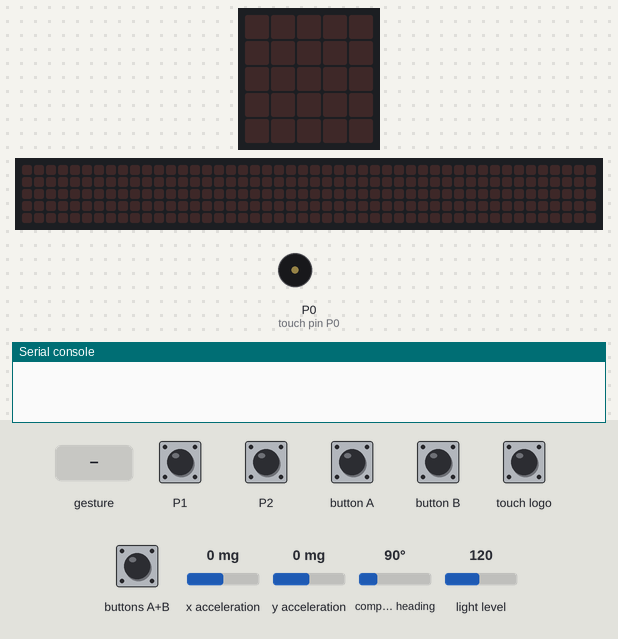
The program below on a simulated BBC micro:bit (MakeCode). On the bench: the board's 5×5 LED display, a strip that is not on the board, showing the scrolling text unrolled, buzzer (waves = sounding), the last lines printed to the serial console. The inputs (shaded band) are chosen by the test bench; at power-on: x acceleration 0 mg, y acceleration 0 mg, compass heading 90°, light level 120. The 48×5 strip is a reading aid, not a part: it shows the text the display is scrolling, unrolled, one strip-width of it at a time; the compass is already calibrated.

Above: at 1.2 s.
1.3 s: button A pressed for 0.15 s
At 1.52 s:
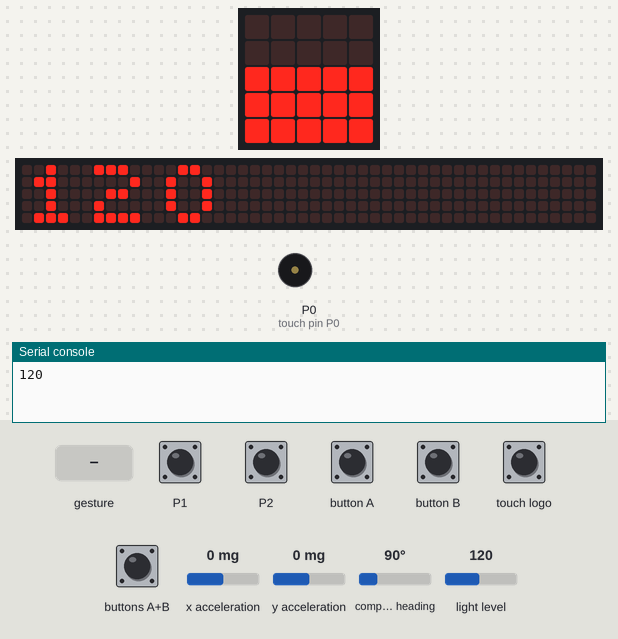
4.3 s: button B pressed for 0.15 s
At 5.5 s:
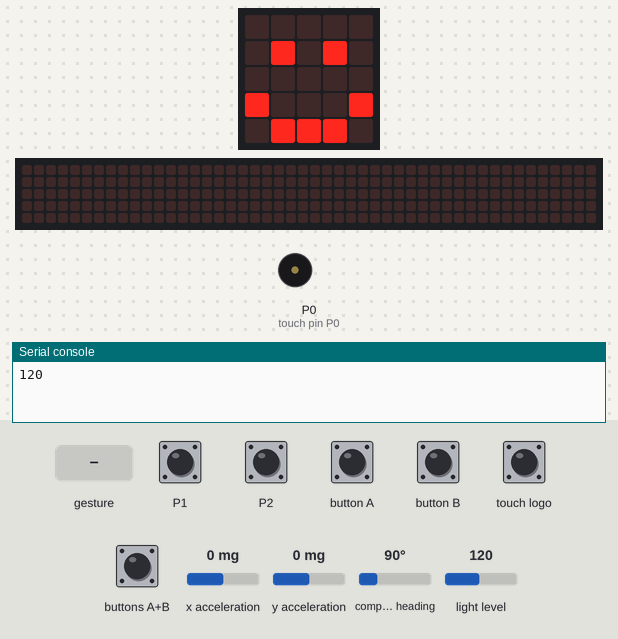
6.5 s: touch pin P2 pressed for 0.15 s
At 7.3 s:
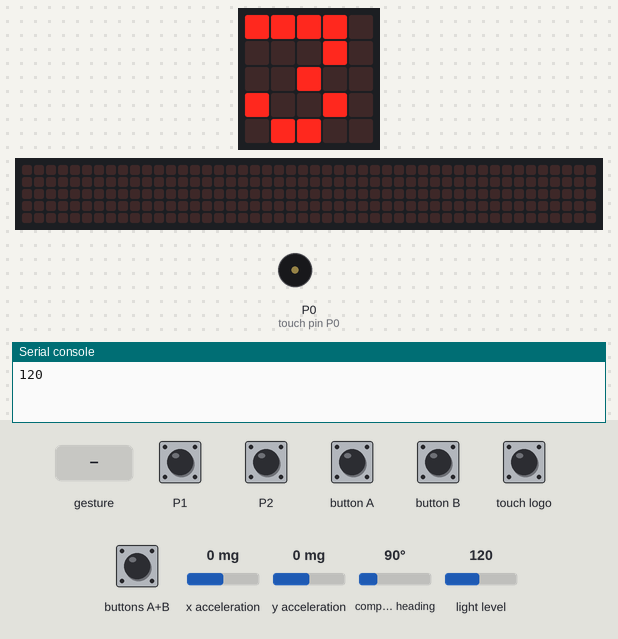
9.5 s: buttons A+B pressed for 0.15 s
At 10.1 s:
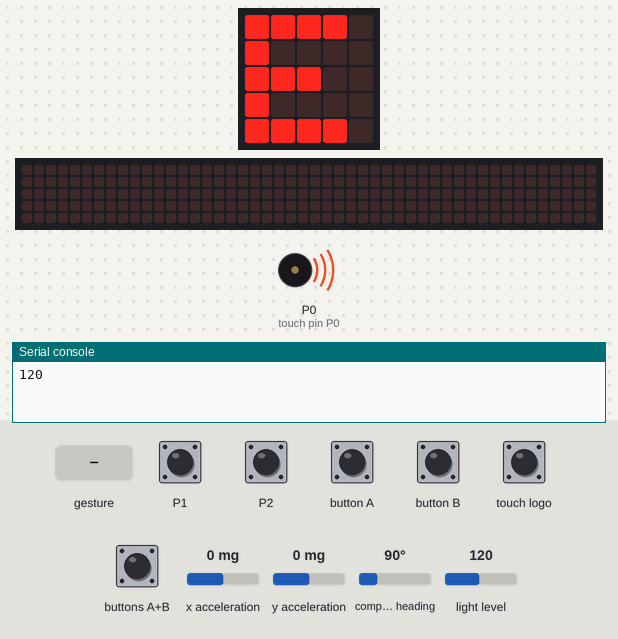
11.9 s: sound turns loud
At 12.5 s:
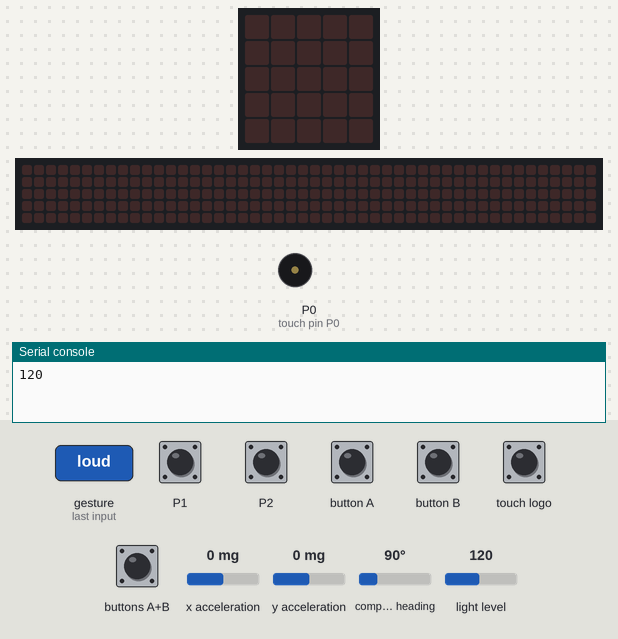
13.4 s: touch logo pressed for 0.15 s
At 13.7 s:
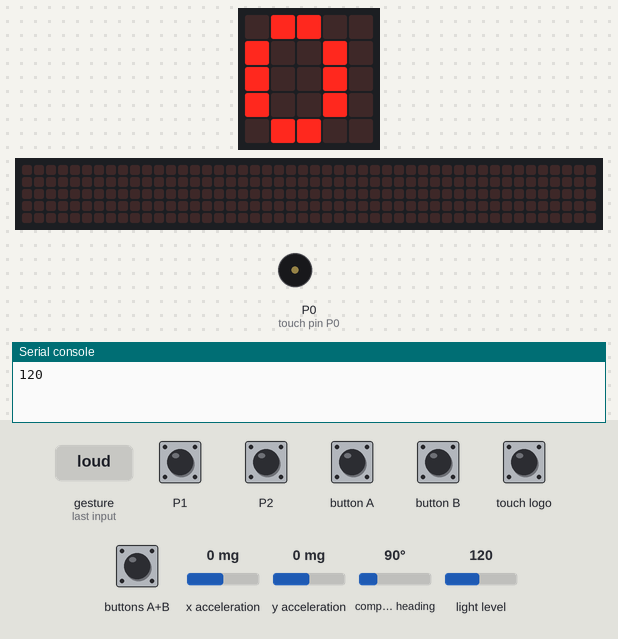
Timing chart, 0 to 16.0 s (numbered marks = the images above; inputs shaded):
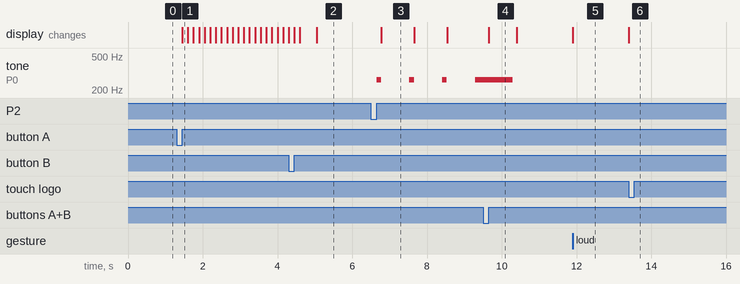

Measured:
- after the input at 1.3 s, the display: changes after 0.15 s (image 1)
- after the input at 4.3 s, the display: first differs from a run without the input after 0.75 s (image 2)
- after the input at 6.5 s, tone on P0 (touch pin P0): alternates 262 Hz for 0.12 s and silent for 0.76 s, starting after 0.15 s; the display: changes after 0.28 s (image 3)
- after the input at 9.5 s, the display: changes after 0.15 s (image 4)
- after the input at 11.9 s, the display: changes at once (image 5)
- after the input at 13.4 s, the display: changes at once (image 6)
- what the display in image 3 shows lasts 0.9 s, from 6.8 s to 7.7 s

The program:

main.ts
```typescript
let start = 0
let elapsed = 0
let reading = 0
let steps = 0
let degrees = 0
let X = 0
let y = 0
input.onPinPressed(TouchPin.P0, function () {
    start = 0
    while ((0 as any) < (1 as any)) {
        basic.pause(1000)
        elapsed += 1
    }
})
function 才来看这里 () {

}
// 计时器输出，能多次按，想要多次按的话就多按几次，都是取的第一次开始到现在的秒数
input.onLogoEvent(TouchButtonEvent.Touched, function () {
    basic.showNumber(elapsed)
})
// 这里是测试亮度的
input.onButtonPressed(Button.A, function () {
    reading = input.lightLevel()
    led.plotBarGraph(
    reading,
    225
    )
    basic.showNumber(reading)
})
input.onGesture(Gesture.Shake, function () {
    steps += 1
    basic.showNumber(steps)
})
input.onPinPressed(TouchPin.P2, function () {
    let index = 0
    for (let index = 0; index <= 2; index++) {
        music.play(music.tonePlayable(262, music.beat(BeatFraction.Quarter)), music.PlaybackMode.UntilDone)
        basic.showNumber(3 - index)
    }
    music.play(music.tonePlayable(262, music.beat(BeatFraction.Double)), music.PlaybackMode.UntilDone)
    basic.showNumber(3 - index)
})
// 不是指南针还能是啥？
input.onButtonPressed(Button.AB, function () {
    degrees = input.compassHeading()
    if (degrees < 45) {
        basic.showString("N")
    } else if (degrees < 135) {
        basic.showString("E")
    } else if (degrees < 225) {
        basic.showString("S")
    } else if (degrees < 315) {
        basic.showString("W")
    }
})
// 这里的东西尽量不要乱动，我怕你不会
input.onButtonPressed(Button.B, function () {
    X = input.acceleration(Dimension.X)
    y = input.acceleration(Dimension.Y)
    if (Math.abs(X) > 32) {
        basic.showIcon(IconNames.Sad)
    } else if (Math.abs(y) > 32) {
        basic.showIcon(IconNames.Angry)
    } else {
        basic.showIcon(IconNames.Happy)
    }
})
input.onPinPressed(TouchPin.P1, function () {
    steps = 0
})
// 字面意思，是个小白都知道吧
input.onSound(DetectedSound.Loud, function () {
    basic.clearScreen()
})
```

test.ts
```typescript
// 在此处测试；当此软件包作为插件使用时，将不会编译此软件包。
```
